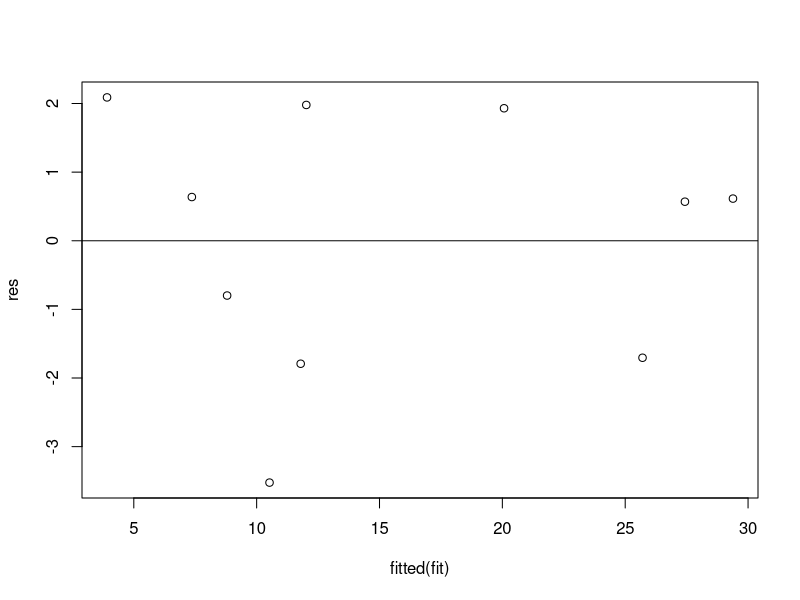

The R script that drew this image:
# create data frame
df <- data.frame(minutes=c(5, 10, 13, 14, 20, 22, 26, 34, 38, 40),
                 fouls=c(5, 5, 3, 4, 2, 1, 3, 2, 1, 1),
                 points=c(6, 8, 8, 7, 14, 10, 22, 24, 28, 30))

# view data frame
df

# fit multiple linear regression model
fit <- lm(points ~ minutes + fouls, data = df)

# extract residuals from model
fit$residuals

# store residuals in variable
res <- fit$residuals

# produce residuals vs. fitted plot
plot(fitted(fit), res)

# add a horizontal line at 0
abline(0, 0)
